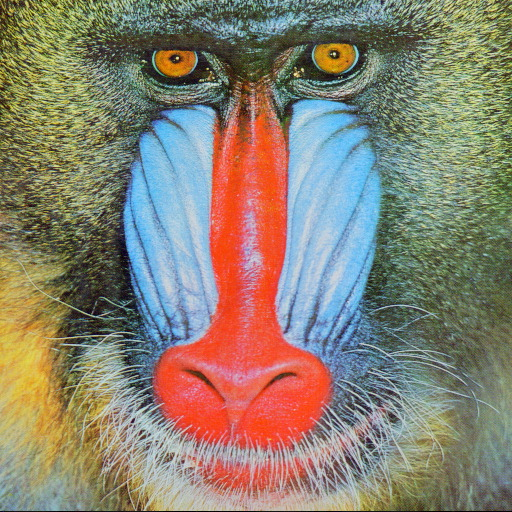
//> input picture book_images/baboon.jpg, 512 x 512 px
$ ./colorspace_demo   (built with g++ and OpenCV 4)
//> lines starting //> are read from the running program, lines starting //| are printed output that depends on the picture; after the words box and inside, x2 and y2 are one past the last pixel; in counts of white or black regions, pixels touching at a corner belong together; pictures that were not available may be replaced by others from this repository, and a replacement may not be noted
### chapter_three/ColorSpaceDemo.h
#pragma once
#include <opencv2/opencv.hpp>
#include <iostream>

using namespace cv;
using namespace std;

class ColorSpaceDemo {
public:
	void bgr2rgb(Mat &image);
	void color_range_demo(Mat &image);
};

### chapter_three/colorspace_demo.cpp
#include <opencv2/opencv.hpp>
#include <ColorSpaceDemo.h>
#include <iostream>

using namespace cv;
using namespace std;
string rootdir = "D:/opencv-4.5.4/opencv/sources/samples/data/";

void ColorSpaceDemo::bgr2rgb(Mat &image) {
	Mat dst;
	cvtColor(image, dst, COLOR_BGR2RGB);
	imshow("result", dst);
}

void ColorSpaceDemo::color_range_demo(Mat &image) {
	// RGB to HSV
	Mat hsv;
	cvtColor(image, hsv, COLOR_BGR2HSV);
	imshow("hsv", hsv);

	// RGB to LAB
	Mat lab;
	cvtColor(image, lab, COLOR_BGR2Lab);
	imshow("lab", lab);

	// 提取前景对象
	Mat mask;
	inRange(hsv, Scalar(35, 43, 46), Scalar(99, 255, 255), mask);
	imshow("mask", mask);

	Mat dst;
	bitwise_not(mask, mask);
	bitwise_and(image, image, dst, mask);
	imshow("dst", dst);
}

int main(int argc, char** argv) {
	Mat src = imread(rootdir + "baboon.jpg");
//> src is the input picture: 512 rows x 512 cols, CV_8UC3; mean B, G, R 112.9, 129.1, 137.1
	imshow("input", src);
	// RGB转换
	ColorSpaceDemo cs;
	cs.bgr2rgb(src);
	waitKey(0);

	// 色彩空间转换与应用
	src = imread(rootdir + "green.jpg");
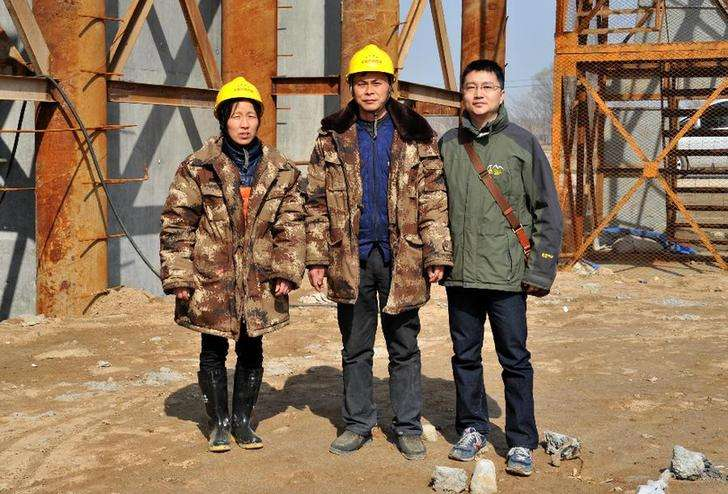
//> input picture book_images/1.jpg, 728 x 494 px, given in place of green.jpg, which was not available
//> src is the input picture: 494 rows x 728 cols, CV_8UC3; mean B, G, R 89.6, 114.7, 140.2
	imshow("input", src);
	cs.color_range_demo(src);
//> in color_range_demo, `cvtColor(image, hsv, COLOR_BGR2HSV);`: hsv: 494 rows x 728 cols, CV_8UC3; mean H, S, V 29.3, 101.2, 142.4
//> in color_range_demo, `imshow("hsv", hsv);`:
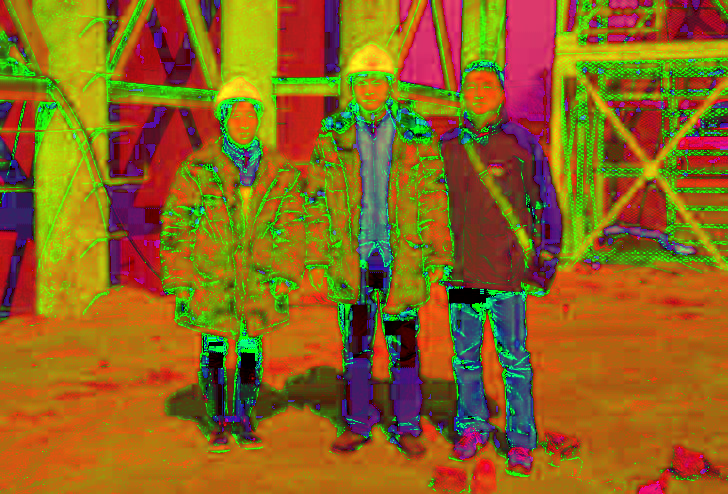
//> window 'hsv': 494 rows x 728 cols, CV_8UC3; mean B, G, R 29.3, 101.2, 142.4
//> in color_range_demo, `cvtColor(image, lab, COLOR_BGR2Lab);`: lab: 494 rows x 728 cols, CV_8UC3; mean of channels 0, 1, 2 126.3, 135.1, 145.4
//> in color_range_demo, `imshow("lab", lab);`:
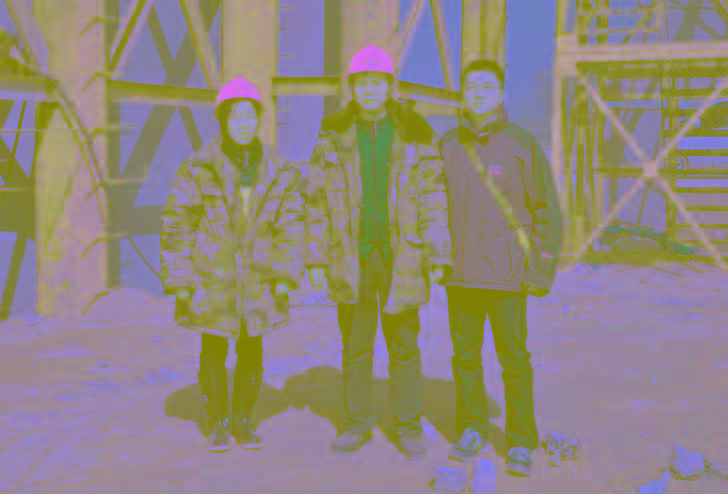
//> window 'lab': 494 rows x 728 cols, CV_8UC3; mean B, G, R 126.3, 135.1, 145.4
//> in color_range_demo, `inRange(hsv, Scalar(35, 43, 46), Scalar(99, 255, 255), mask);`:
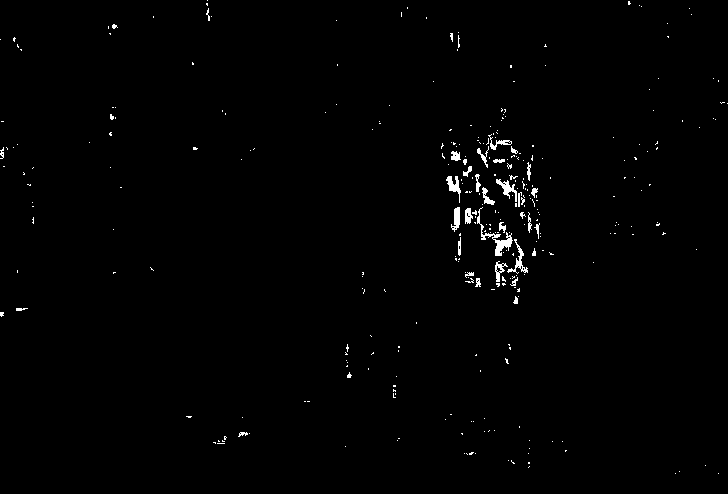
//> mask: 494 rows x 728 cols, CV_8UC1; 0.88% white; 316 white regions (284 under 20 px), largest, box (x1, y1, x2, y2) and area: (477, 207, 513, 256) 329, (496, 179, 517, 202) 171, (507, 239, 528, 274) 169

	waitKey(0);
	return 0;
}
